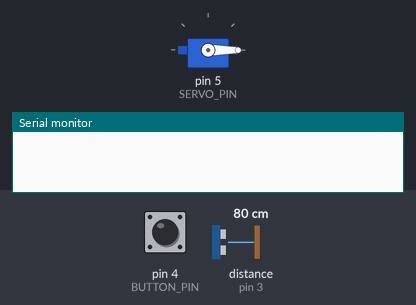
Simulated run of this sketch. Board: Arduino Uno, built with avr-gcc and run on an emulated ATmega328P. On the bench: servo, the last lines printed to the serial monitor. Inputs (shaded band) come from the test bench; at power-on: pin 4 (BUTTON_PIN) HIGH, distance to the obstacle (sensor on pin 3) 80 cm. The echo pulse lasts 58.3 µs per cm.

Above: at 1.2 s.
1.3 s: pin 4 (BUTTON_PIN) pulled LOW for 0.15 s
2.9 s: distance to the obstacle (sensor on pin 3) set to 11 cm
4.5 s: distance to the obstacle (sensor on pin 3) set to 8 cm
At 5.6 s:
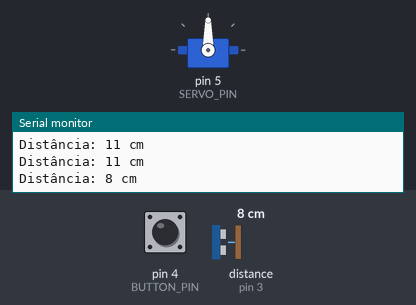
6.8 s: pin 4 (BUTTON_PIN) pulled LOW for 1 s
At 8.0 s:
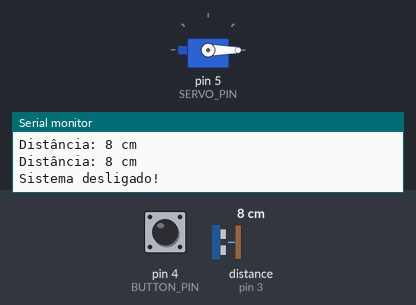
9.3 s: pin 4 (BUTTON_PIN) pulled LOW for 3.2 s
At 10.6 s:
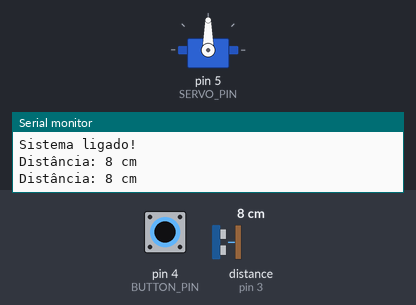
Timing chart, 0 to 16.5 s (numbered marks = the images above; inputs shaded):
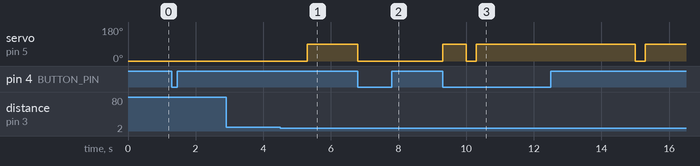

The sketch:

Experimento02.02_SUPER.ino
```cpp
// Projeto: SUPER - Projeto para Educação e Pesquisa 2023
// Task: WP3-CETELI-3-IoT
// Instrutor: Andrey Bessa


#include <NewPing.h>  // Incluindo as bibliotecas necessárias
#include <Servo.h>
#define TRIGGER_PIN 2 // Definindo os pinos para o trigger e o echo do sensor
#define ECHO_PIN 3
#define BUTTON_PIN 4 // Definindo o pino para o botão
#define SERVO_PIN 5  // Definindo os pinos para o servo motor

NewPing sonar(TRIGGER_PIN, ECHO_PIN); // Criando uma instância do objeto NewPing para o sensor HC-SR04
Servo servoMotor; // Criando uma instância do objeto Servo para controlar o servo motor

bool sistemaLigado = false; // Variável para controlar o estado do sistema
int ultimoEstadoBotao = HIGH; // Variável para controlar o último estado do botão

unsigned long ultimaMedicao = 0; // Variáveis para controlar a temporização
unsigned long ultimaAcaoServo = 0;
const unsigned long intervaloMedicao = 1000;
const unsigned long intervaloAcaoServo = 5000;

void setup() {
  Serial.begin(9600);                // Inicializando a comunicação serial
  pinMode(BUTTON_PIN, INPUT_PULLUP); // Configurando o pino do botão como entrada
  servoMotor.attach(SERVO_PIN);      // Anexando o servo motor ao pino correspondente
  servoMotor.write(0);               // Movendo o servo motor para a posição inicial (desligado)
}

void loop() {
  int estadoBotao = digitalRead(BUTTON_PIN);   // Verificando o estado do botão
  if (ultimoEstadoBotao == HIGH && estadoBotao == LOW) {   // Verificar se o botão foi pressionado
    sistemaLigado = !sistemaLigado;
    if (sistemaLigado) {
      Serial.println("Sistema ligado!");
    } else {
      servoMotor.write(0);
      Serial.println("Sistema desligado!");
    }
  }
  ultimoEstadoBotao = estadoBotao;   // Atualizar o último estado do botão
  unsigned long agora = millis();   // Verificar se é hora de fazer uma nova medição
  if (sistemaLigado && agora - ultimaMedicao >= intervaloMedicao) {
    ultimaMedicao = agora;
    unsigned int distance = sonar.ping_cm();     // Realizando a medição da distância

    if (distance == 0) {     // Verificando se a medição foi bem-sucedida
      Serial.println("Erro na medição. Distância não detectada.");
    } else {
      Serial.print("Distância: ");       // Imprimindo a distância no monitor serial
      Serial.print(distance);
      Serial.println(" cm");

      if (distance < 10) {    // Verificando se a distância é menor que 10 cm
        servoMotor.write(90); // Angulo para acionar o servo motor
      }
    }
  }

  if (sistemaLigado && agora - ultimaAcaoServo >= intervaloAcaoServo) {// Verificar se é hora de agir sobre o servo motor
    ultimaAcaoServo = agora;
    servoMotor.write(0); // Desliga o servo motor
  }
}
```

Measured:
- the behaviour switches between 10 and 9 cm on distance to the obstacle (sensor on pin 3) (found by bisection; images 0 and 1)
- after the input at 4.5 s, servo on pin 5 (SERVO_PIN): 0° → 90° after 0.80 s
- after the input at 6.8 s, servo on pin 5 (SERVO_PIN): 90° → 0° at once
- after the input at 9.3 s, servo on pin 5 (SERVO_PIN): goes 90° 0.70 s, 0° 0.30 s, 90° 4.7 s, 0° 0.30 s, then 90°, starting at once
